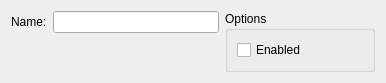
<?xml version="1.0" encoding="UTF-8"?>
<ui version="4.0">
 <class>EditGroup</class>
 <widget class="QWidget" name="EditGroup">
  <property name="geometry">
   <rect>
    <x>0</x>
    <y>0</y>
    <width>386</width>
    <height>76</height>
   </rect>
  </property>
  <property name="windowTitle">
   <string>Form</string>
  </property>
  <layout class="QVBoxLayout" name="verticalLayout">
   <item>
    <layout class="QHBoxLayout" name="horizontalLayout">
     <item>
      <layout class="QFormLayout" name="formLayout">
       <property name="labelAlignment">
        <set>Qt::AlignRight|Qt::AlignTrailing|Qt::AlignVCenter</set>
       </property>
       <item row="0" column="0">
        <widget class="QLabel" name="labelName">
         <property name="text">
          <string>Name:</string>
         </property>
        </widget>
       </item>
       <item row="0" column="1">
        <widget class="QLineEdit" name="name"/>
       </item>
      </layout>
     </item>
     <item>
      <widget class="QGroupBox" name="groupOptions">
       <property name="sizePolicy">
        <sizepolicy hsizetype="Fixed" vsizetype="Preferred">
         <horstretch>0</horstretch>
         <verstretch>0</verstretch>
        </sizepolicy>
       </property>
       <property name="minimumSize">
        <size>
         <width>150</width>
         <height>0</height>
        </size>
       </property>
       <property name="title">
        <string>Options</string>
       </property>
       <layout class="QVBoxLayout" name="verticalLayout_2">
        <item>
         <widget class="QCheckBox" name="enabled">
          <property name="text">
           <string>Enabled</string>
          </property>
         </widget>
        </item>
       </layout>
      </widget>
     </item>
    </layout>
   </item>
   <item>
    <spacer name="verticalSpacer">
     <property name="orientation">
      <enum>Qt::Vertical</enum>
     </property>
     <property name="sizeHint" stdset="0">
      <size>
       <width>20</width>
       <height>40</height>
      </size>
     </property>
    </spacer>
   </item>
  </layout>
 </widget>
 <resources/>
 <connections/>
</ui>
